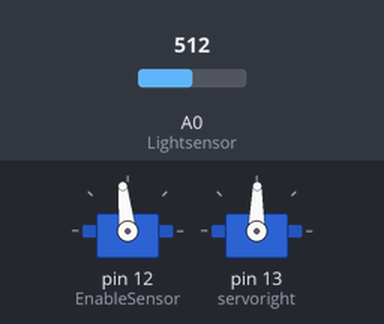
This sketch was run on a simulated Arduino Uno, built with avr-gcc and run on an emulated ATmega328P. On the bench: 2 × servo. The test bench sets the inputs (shaded band); at power-on: A0 (Lightsensor) = 512. Random numbers use the default seed unless the sketch sets one.

Above: at 2.8 s.
2.9 s: A0 (Lightsensor) set to 122
At 4.2 s:
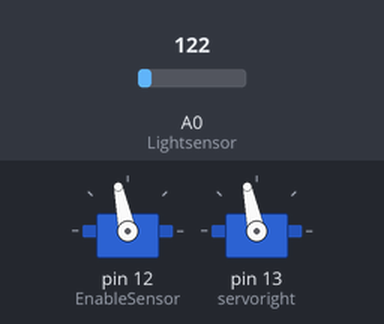
10.2 s: A0 (Lightsensor) set to 511
17.5 s: A0 (Lightsensor) set to 716
Timing chart, 0 to 30.8 s (numbered marks = the images above; inputs shaded):
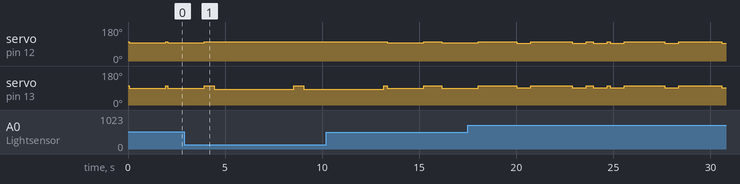

The sketch:

Robot_Phototaxis_Duration_Velocity.ino
```cpp
#include <Servo.h>

Servo servoleft;
Servo servoright;

int Runduration = 4800; //max duration of run in milliseconds
int Runvelocity = 100;  //PWM shift from 'zero' for max velocity

int Tumbletime = 2400;  //duration for one complete rotation at max velocity

int Runcounter  = 0;
int Runs = 100;

int EnableSensor = 12;
int Lightsensor = 0;
int Value = 0;
int Range = 842;
int Offset = 0;

float Scale_duration = Runduration/float(Range-Offset);
float Scale_velocity = Runvelocity/float(Range-Offset);

void setup() {
  pinMode(EnableSensor,OUTPUT);
}

void loop() {
  while (Runcounter<=Runs)
  {
    Tumble();
    Run();
  }
}

void Run() {
  Runcounter++;
  digitalWrite(EnableSensor,HIGH);
  delay(50);
  Value = analogRead(Lightsensor);
  digitalWrite(EnableSensor,LOW);
  int RD = int(Runduration-(Value*Scale_duration));
  int RV = int(Runvelocity-(Value*Scale_velocity));
  if (RD<0)
  {RD=0;}
  if (RV<0)
  {RV=0;}
  servoleft.attach(12);
  servoright.attach(13);
  servoleft.writeMicroseconds(1500+RV);
  servoright.writeMicroseconds(1500-RV);
  delay(RD);
  servoleft.detach();
  servoright.detach();
}


void Tumble() {
  servoleft.attach(12);
  servoright.attach(13);
  servoleft.writeMicroseconds(1600);
  servoright.writeMicroseconds(1600);
  delay(int(random(0,Tumbletime)));
  servoleft.detach();
  servoright.detach();
}
```
